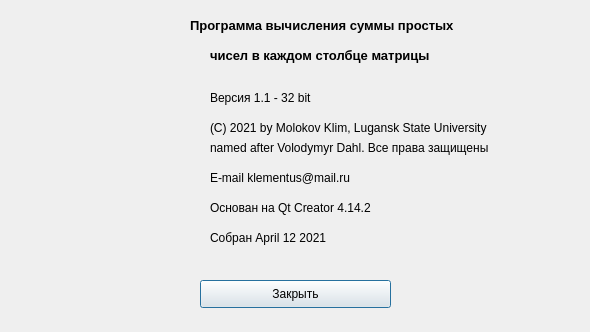
<?xml version="1.0" encoding="UTF-8"?>
<ui version="4.0">
 <class>about</class>
 <widget class="QDialog" name="about">
  <property name="geometry">
   <rect>
    <x>0</x>
    <y>0</y>
    <width>590</width>
    <height>332</height>
   </rect>
  </property>
  <property name="windowTitle">
   <string>About</string>
  </property>
  <widget class="QLabel" name="label">
   <property name="geometry">
    <rect>
     <x>40</x>
     <y>80</y>
     <width>151</width>
     <height>141</height>
    </rect>
   </property>
   <property name="text">
    <string/>
   </property>
   <property name="pixmap">
    <pixmap>bird2.ico</pixmap>
   </property>
  </widget>
  <widget class="QLabel" name="label_2">
   <property name="geometry">
    <rect>
     <x>190</x>
     <y>0</y>
     <width>381</width>
     <height>51</height>
    </rect>
   </property>
   <property name="font">
    <font>
     <pointsize>10</pointsize>
     <weight>75</weight>
     <italic>false</italic>
     <bold>true</bold>
    </font>
   </property>
   <property name="text">
    <string>Программа вычисления суммы простых</string>
   </property>
  </widget>
  <widget class="QLabel" name="label_3">
   <property name="geometry">
    <rect>
     <x>210</x>
     <y>30</y>
     <width>311</width>
     <height>51</height>
    </rect>
   </property>
   <property name="font">
    <font>
     <pointsize>10</pointsize>
     <weight>75</weight>
     <italic>false</italic>
     <bold>true</bold>
    </font>
   </property>
   <property name="text">
    <string>чисел в каждом столбце матрицы</string>
   </property>
  </widget>
  <widget class="QLabel" name="label_4">
   <property name="geometry">
    <rect>
     <x>210</x>
     <y>90</y>
     <width>121</width>
     <height>16</height>
    </rect>
   </property>
   <property name="text">
    <string>Версия 1.1 - 32 bit</string>
   </property>
  </widget>
  <widget class="QLabel" name="label_5">
   <property name="geometry">
    <rect>
     <x>210</x>
     <y>120</y>
     <width>321</width>
     <height>16</height>
    </rect>
   </property>
   <property name="text">
    <string>(C) 2021 by Molokov Klim, Lugansk State University</string>
   </property>
  </widget>
  <widget class="QLabel" name="label_6">
   <property name="geometry">
    <rect>
     <x>210</x>
     <y>140</y>
     <width>321</width>
     <height>16</height>
    </rect>
   </property>
   <property name="text">
    <string>named after Volodymyr Dahl. Все права защищены</string>
   </property>
  </widget>
  <widget class="QLabel" name="label_7">
   <property name="geometry">
    <rect>
     <x>210</x>
     <y>170</y>
     <width>161</width>
     <height>16</height>
    </rect>
   </property>
   <property name="text">
    <string>E-mail klementus@mail.ru</string>
   </property>
  </widget>
  <widget class="QLabel" name="label_8">
   <property name="geometry">
    <rect>
     <x>210</x>
     <y>200</y>
     <width>191</width>
     <height>16</height>
    </rect>
   </property>
   <property name="text">
    <string>Основан на Qt Creator 4.14.2</string>
   </property>
  </widget>
  <widget class="QLabel" name="label_9">
   <property name="geometry">
    <rect>
     <x>210</x>
     <y>230</y>
     <width>141</width>
     <height>16</height>
    </rect>
   </property>
   <property name="text">
    <string>Собран April 12 2021 </string>
   </property>
  </widget>
  <widget class="QPushButton" name="pushButton">
   <property name="geometry">
    <rect>
     <x>200</x>
     <y>280</y>
     <width>191</width>
     <height>28</height>
    </rect>
   </property>
   <property name="text">
    <string>Закрыть</string>
   </property>
  </widget>
 </widget>
 <resources/>
 <connections>
  <connection>
   <sender>pushButton</sender>
   <signal>clicked()</signal>
   <receiver>about</receiver>
   <slot>close()</slot>
   <hints>
    <hint type="sourcelabel">
     <x>341</x>
     <y>288</y>
    </hint>
    <hint type="destinationlabel">
     <x>468</x>
     <y>287</y>
    </hint>
   </hints>
  </connection>
 </connections>
</ui>
